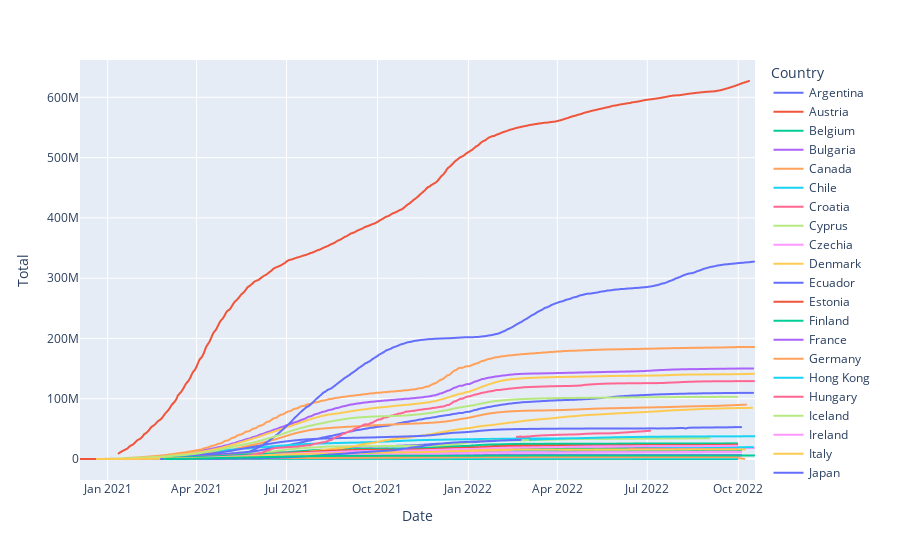

Source (notebook cell):
### Code cell
px.line(df, x='Date',y='Total',color='Country' )

### Figure 1 — Plotly figure (JSON) as saved in the notebook; plotly's stock layout.template omitted (floating-point values rounded to 4 significant figures; data arrays with more than 128 entries replaced by an {"elided": "..."} marker saying what was removed)
{"data": [{"hovertemplate": "Country=Argentina<br>Date=%{x}<br>Total=%{y}<extra></extra>", "legendgroup": "Argentina", "line": {"color": "#636efa", "dash": "solid"}, "marker": {"symbol": "circle"}, "mode": "lines", "name": "Argentina", "showlegend": true, "type": "scattergl", "x": {"elided": "3204 str values"}, "xaxis": "x", "y": {"elided": "3204 int values"}, "yaxis": "y"}, {"hovertemplate": "Country=Austria<br>Date=%{x}<br>Total=%{y}<extra></extra>", "legendgroup": "Austria", "line": {"color": "#EF553B", "dash": "solid"}, "marker": {"symbol": "circle"}, "mode": "lines", "name": "Austria", "showlegend": true, "type": "scattergl", "x": {"elided": "416 str values"}, "xaxis": "x", "y": {"elided": "416 int values"}, "yaxis": "y"}, {"hovertemplate": "Country=Belgium<br>Date=%{x}<br>Total=%{y}<extra></extra>", "legendgroup": "Belgium", "line": {"color": "#00cc96", "dash": "solid"}, "marker": {"symbol": "circle"}, "mode": "lines", "name": "Belgium", "showlegend": true, "type": "scattergl", "x": {"elided": "358 str values"}, "xaxis": "x", "y": {"elided": "358 int values"}, "yaxis": "y"}, {"hovertemplate": "Country=Bulgaria<br>Date=%{x}<br>Total=%{y}<extra></extra>", "legendgroup": "Bulgaria", "line": {"color": "#ab63fa", "dash": "solid"}, "marker": {"symbol": "circle"}, "mode": "lines", "name": "Bulgaria", "showlegend": true, "type": "scattergl", "x": {"elided": "306 str values"}, "xaxis": "x", "y": {"elided": "306 int values"}, "yaxis": "y"}, {"hovertemplate": "Country=Canada<br>Date=%{x}<br>Total=%{y}<extra></extra>", "legendgroup": "Canada", "line": {"color": "#FFA15A", "dash": "solid"}, "marker": {"symbol": "circle"}, "mode": "lines", "name": "Canada", "showlegend": true, "type": "scattergl", "x": {"elided": "260 str values"}, "xaxis": "x", "y": {"elided": "260 int values"}, "yaxis": "y"}, {"hovertemplate": "Country=Chile<br>Date=%{x}<br>Total=%{y}<extra></extra>", "legendgroup": "Chile", "line": {"color": "#19d3f3", "dash": "solid"}, "marker": {"symbol": "circle"}, "mode": "lines", "name": "Chile", "showlegend": true, "type": "scattergl", "x": {"elided": "1504 str values"}, "xaxis": "x", "y": {"elided": "1504 int values"}, "yaxis": "y"}, {"hovertemplate": "Country=Croatia<br>Date=%{x}<br>Total=%{y}<extra></extra>", "legendgroup": "Croatia", "line": {"color": "#FF6692", "dash": "solid"}, "marker": {"symbol": "circle"}, "mode": "lines", "name": "Croatia", "showlegend": true, "type": "scattergl", "x": {"elided": "402 str values"}, "xaxis": "x", "y": {"elided": "402 int values"}, "yaxis": "y"}, {"hovertemplate": "Country=Cyprus<br>Date=%{x}<br>Total=%{y}<extra></extra>", "legendgroup": "Cyprus", "line": {"color": "#B6E880", "dash": "solid"}, "marker": {"symbol": "circle"}, "mode": "lines", "name": "Cyprus", "showlegend": true, "type": "scattergl", "x": {"elided": "320 str values"}, "xaxis": "x", "y": {"elided": "320 int values"}, "yaxis": "y"}, {"hovertemplate": "Country=Czechia<br>Date=%{x}<br>Total=%{y}<extra></extra>", "legendgroup": "Czechia", "line": {"color": "#FF97FF", "dash": "solid"}, "marker": {"symbol": "circle"}, "mode": "lines", "name": "Czechia", "showlegend": true, "type": "scattergl", "x": {"elided": "2605 str values"}, "xaxis": "x", "y": {"elided": "2605 int values"}, "yaxis": "y"}, {"hovertemplate": "Country=Denmark<br>Date=%{x}<br>Total=%{y}<extra></extra>", "legendgroup": "Denmark", "line": {"color": "#FECB52", "dash": "solid"}, "marker": {"symbol": "circle"}, "mode": "lines", "name": "Denmark", "showlegend": true, "type": "scattergl", "x": {"elided": "351 str values"}, "xaxis": "x", "y": {"elided": "351 int values"}, "yaxis": "y"}, {"hovertemplate": "Country=Ecuador<br>Date=%{x}<br>Total=%{y}<extra></extra>", "legendgroup": "Ecuador", "line": {"color": "#636efa", "dash": "solid"}, "marker": {"symbol": "circle"}, "mode": "lines", "name": "Ecuador", "showlegend": true, "type": "scattergl", "x": {"elided": "1179 str values"}, "xaxis": "x", "y": {"elided": "1179 int values"}, "yaxis": "y"}, {"hovertemplate": "Country=Estonia<br>Date=%{x}<br>Total=%{y}<extra></extra>", "legendgroup": "Estonia", "line": {"color": "#EF553B", "dash": "solid"}, "marker": {"symbol": "circle"}, "mode": "lines", "name": "Estonia", "showlegend": true, "type": "scattergl", "x": {"elided": "347 str values"}, "xaxis": "x", "y": {"elided": "347 int values"}, "yaxis": "y"}, {"hovertemplate": "Country=Finland<br>Date=%{x}<br>Total=%{y}<extra></extra>", "legendgroup": "Finland", "line": {"color": "#00cc96", "dash": "solid"}, "marker": {"symbol": "circle"}, "mode": "lines", "name": "Finland", "showlegend": true, "type": "scattergl", "x": {"elided": "247 str values"}, "xaxis": "x", "y": {"elided": "247 int values"}, "yaxis": "y"}, {"hovertemplate": "Country=France<br>Date=%{x}<br>Total=%{y}<extra></extra>", "legendgroup": "France", "line": {"color": "#ab63fa", "dash": "solid"}, "marker": {"symbol": "circle"}, "mode": "lines", "name": "France", "showlegend": true, "type": "scattergl", "x": {"elided": "2426 str values"}, "xaxis": "x", "y": {"elided": "2426 int values"}, "yaxis": "y"}, {"hovertemplate": "Country=Germany<br>Date=%{x}<br>Total=%{y}<extra></extra>", "legendgroup": "Germany", "line": {"color": "#FFA15A", "dash": "solid"}, "marker": {"symbol": "circle"}, "mode": "lines", "name": "Germany", "showlegend": true, "type": "scattergl", "x": {"elided": "2753 str values"}, "xaxis": "x", "y": {"elided": "2753 int values"}, "yaxis": "y"}, {"hovertemplate": "Country=Hong Kong<br>Date=%{x}<br>Total=%{y}<extra></extra>", "legendgroup": "Hong Kong", "line": {"color": "#19d3f3", "dash": "solid"}, "marker": {"symbol": "circle"}, "mode": "lines", "name": "Hong Kong", "showlegend": true, "type": "scattergl", "x": {"elided": "1179 str values"}, "xaxis": "x", "y": {"elided": "1179 int values"}, "yaxis": "y"}, {"hovertemplate": "Country=Hungary<br>Date=%{x}<br>Total=%{y}<extra></extra>", "legendgroup": "Hungary", "line": {"color": "#FF6692", "dash": "solid"}, "marker": {"symbol": "circle"}, "mode": "lines", "name": "Hungary", "showlegend": true, "type": "scattergl", "x": {"elided": "449 str values"}, "xaxis": "x", "y": {"elided": "449 int values"}, "yaxis": "y"}, {"hovertemplate": "Country=Iceland<br>Date=%{x}<br>Total=%{y}<extra></extra>", "legendgroup": "Iceland", "line": {"color": "#B6E880", "dash": "solid"}, "marker": {"symbol": "circle"}, "mode": "lines", "name": "Iceland", "showlegend": true, "type": "scattergl", "x": {"elided": "151 str values"}, "xaxis": "x", "y": {"elided": "151 int values"}, "yaxis": "y"}, {"hovertemplate": "Country=Ireland<br>Date=%{x}<br>Total=%{y}<extra></extra>", "legendgroup": "Ireland", "line": {"color": "#FF97FF", "dash": "solid"}, "marker": {"symbol": "circle"}, "mode": "lines", "name": "Ireland", "showlegend": true, "type": "scattergl", "x": {"elided": "354 str values"}, "xaxis": "x", "y": {"elided": "354 int values"}, "yaxis": "y"}, {"hovertemplate": "Country=Italy<br>Date=%{x}<br>Total=%{y}<extra></extra>", "legendgroup": "Italy", "line": {"color": "#FECB52", "dash": "solid"}, "marker": {"symbol": "circle"}, "mode": "lines", "name": "Italy", "showlegend": true, "type": "scattergl", "x": {"elided": "2238 str values"}, "xaxis": "x", "y": {"elided": "2238 int values"}, "yaxis": "y"}, {"hovertemplate": "Country=Japan<br>Date=%{x}<br>Total=%{y}<extra></extra>", "legendgroup": "Japan", "line": {"color": "#636efa", "dash": "solid"}, "marker": {"symbol": "circle"}, "mode": "lines", "name": "Japan", "showlegend": true, "type": "scattergl", "x": {"elided": "1581 str values"}, "xaxis": "x", "y": {"elided": "1581 int values"}, "yaxis": "y"}, {"hovertemplate": "Country=Latvia<br>Date=%{x}<br>Total=%{y}<extra></extra>", "legendgroup": "Latvia", "line": {"color": "#EF553B", "dash": "solid"}, "marker": {"symbol": "circle"}, "mode": "lines", "name": "Latvia", "showlegend": true, "type": "scattergl", "x": {"elided": "2006 str values"}, "xaxis": "x", "y": {"elided": "2006 int values"}, "yaxis": "y"}, {"hovertemplate": "Country=Liechtenstein<br>Date=%{x}<br>Total=%{y}<extra></extra>", "legendgroup": "Liechtenstein", "line": {"color": "#00cc96", "dash": "solid"}, "marker": {"symbol": "circle"}, "mode": "lines", "name": "Liechtenstein", "showlegend": true, "type": "scattergl", "x": {"elided": "177 str values"}, "xaxis": "x", "y": {"elided": "177 int values"}, "yaxis": "y"}, {"hovertemplate": "Country=Lithuania<br>Date=%{x}<br>Total=%{y}<extra></extra>", "legendgroup": "Lithuania", "line": {"color": "#ab63fa", "dash": "solid"}, "marker": {"symbol": "circle"}, "mode": "lines", "name": "Lithuania", "showlegend": true, "type": "scattergl", "x": {"elided": "314 str values"}, "xaxis": "x", "y": {"elided": "314 int values"}, "yaxis": "y"}, {"hovertemplate": "Country=Luxembourg<br>Date=%{x}<br>Total=%{y}<extra></extra>", "legendgroup": "Luxembourg", "line": {"color": "#FFA15A", "dash": "solid"}, "marker": {"symbol": "circle"}, "mode": "lines", "name": "Luxembourg", "showlegend": true, "type": "scattergl", "x": {"elided": "343 str values"}, "xaxis": "x", "y": {"elided": "343 int values"}, "yaxis": "y"}, {"hovertemplate": "Country=Malta<br>Date=%{x}<br>Total=%{y}<extra></extra>", "legendgroup": "Malta", "line": {"color": "#19d3f3", "dash": "solid"}, "marker": {"symbol": "circle"}, "mode": "lines", "name": "Malta", "showlegend": true, "type": "scattergl", "x": {"elided": "335 str values"}, "xaxis": "x", "y": {"elided": "335 int values"}, "yaxis": "y"}, {"hovertemplate": "Country=Nepal<br>Date=%{x}<br>Total=%{y}<extra></extra>", "legendgroup": "Nepal", "line": {"color": "#FF6692", "dash": "solid"}, "marker": {"symbol": "circle"}, "mode": "lines", "name": "Nepal", "showlegend": true, "type": "scattergl", "x": {"elided": "497 str values"}, "xaxis": "x", "y": {"elided": "497 int values"}, "yaxis": "y"}, {"hovertemplate": "Country=Netherlands<br>Date=%{x}<br>Total=%{y}<extra></extra>", "legendgroup": "Netherlands", "line": {"color": "#B6E880", "dash": "solid"}, "marker": {"symbol": "circle"}, "mode": "lines", "name": "Netherlands", "showlegend": true, "type": "scattergl", "x": {"elided": "324 str values"}, "xaxis": "x", "y": {"elided": "324 int values"}, "yaxis": "y"}, {"hovertemplate": "Country=Norway<br>Date=%{x}<br>Total=%{y}<extra></extra>", "legendgroup": "Norway", "line": {"color": "#FF97FF", "dash": "solid"}, "marker": {"symbol": "circle"}, "mode": "lines", "name": "Norway", "showlegend": true, "type": "scattergl", "x": {"elided": "348 str values"}, "xaxis": "x", "y": {"elided": "348 int values"}, "yaxis": "y"}, {"hovertemplate": "Country=Peru<br>Date=%{x}<br>Total=%{y}<extra></extra>", "legendgroup": "Peru", "line": {"color": "#FECB52", "dash": "solid"}, "marker": {"symbol": "circle"}, "mode": "lines", "name": "Peru", "showlegend": true, "type": "scattergl", "x": {"elided": "1866 str values"}, "xaxis": "x", "y": {"elided": "1866 int values"}, "yaxis": "y"}, {"hovertemplate": "Country=Poland<br>Date=%{x}<br>Total=%{y}<extra></extra>", "legendgroup": "Poland", "line": {"color": "#636efa", "dash": "solid"}, "marker": {"symbol": "circle"}, "mode": "lines", "name": "Poland", "showlegend": true, "type": "scattergl", "x": {"elided": "424 str values"}, "xaxis": "x", "y": {"elided": "424 int values"}, "yaxis": "y"}, {"hovertemplate": "Country=Portugal<br>Date=%{x}<br>Total=%{y}<extra></extra>", "legendgroup": "Portugal", "line": {"color": "#EF553B", "dash": "solid"}, "marker": {"symbol": "circle"}, "mode": "lines", "name": "Portugal", "showlegend": true, "type": "scattergl", "x": {"elided": "623 str values"}, "xaxis": "x", "y": {"elided": "623 int values"}, "yaxis": "y"}, {"hovertemplate": "Country=Romania<br>Date=%{x}<br>Total=%{y}<extra></extra>", "legendgroup": "Romania", "line": {"color": "#00cc96", "dash": "solid"}, "marker": {"symbol": "circle"}, "mode": "lines", "name": "Romania", "showlegend": true, "type": "scattergl", "x": {"elided": "1715 str values"}, "xaxis": "x", "y": {"elided": "1715 int values"}, "yaxis": "y"}, {"hovertemplate": "Country=Slovakia<br>Date=%{x}<br>Total=%{y}<extra></extra>", "legendgroup": "Slovakia", "line": {"color": "#ab63fa", "dash": "solid"}, "marker": {"symbol": "circle"}, "mode": "lines", "name": "Slovakia", "showlegend": true, "type": "scattergl", "x": {"elided": "383 str values"}, "xaxis": "x", "y": {"elided": "383 int values"}, "yaxis": "y"}, {"hovertemplate": "Country=Slovenia<br>Date=%{x}<br>Total=%{y}<extra></extra>", "legendgroup": "Slovenia", "line": {"color": "#FFA15A", "dash": "solid"}, "marker": {"symbol": "circle"}, "mode": "lines", "name": "Slovenia", "showlegend": true, "type": "scattergl", "x": {"elided": "330 str values"}, "xaxis": "x", "y": {"elided": "330 int values"}, "yaxis": "y"}, {"hovertemplate": "Country=South Africa<br>Date=%{x}<br>Total=%{y}<extra></extra>", "legendgroup": "South Africa", "line": {"color": "#19d3f3", "dash": "solid"}, "marker": {"symbol": "circle"}, "mode": "lines", "name": "South Africa", "showlegend": true, "type": "scattergl", "x": {"elided": "410 str values"}, "xaxis": "x", "y": {"elided": "410 int values"}, "yaxis": "y"}, {"hovertemplate": "Country=South Korea<br>Date=%{x}<br>Total=%{y}<extra></extra>", "legendgroup": "South Korea", "line": {"color": "#FF6692", "dash": "solid"}, "marker": {"symbol": "circle"}, "mode": "lines", "name": "South Korea", "showlegend": true, "type": "scattergl", "x": {"elided": "2493 str values"}, "xaxis": "x", "y": {"elided": "2493 int values"}, "yaxis": "y"}, {"hovertemplate": "Country=Spain<br>Date=%{x}<br>Total=%{y}<extra></extra>", "legendgroup": "Spain", "line": {"color": "#B6E880", "dash": "solid"}, "marker": {"symbol": "circle"}, "mode": "lines", "name": "Spain", "showlegend": true, "type": "scattergl", "x": {"elided": "299 str values"}, "xaxis": "x", "y": {"elided": "299 int values"}, "yaxis": "y"}, {"hovertemplate": "Country=Sweden<br>Date=%{x}<br>Total=%{y}<extra></extra>", "legendgroup": "Sweden", "line": {"color": "#FF97FF", "dash": "solid"}, "marker": {"symbol": "circle"}, "mode": "lines", "name": "Sweden", "showlegend": true, "type": "scattergl", "x": {"elided": "241 str values"}, "xaxis": "x", "y": {"elided": "241 int values"}, "yaxis": "y"}, {"hovertemplate": "Country=Switzerland<br>Date=%{x}<br>Total=%{y}<extra></extra>", "legendgroup": "Switzerland", "line": {"color": "#FECB52", "dash": "solid"}, "marker": {"symbol": "circle"}, "mode": "lines", "name": "Switzerland", "showlegend": true, "type": "scattergl", "x": {"elided": "1685 str values"}, "xaxis": "x", "y": {"elided": "1685 int values"}, "yaxis": "y"}, {"hovertemplate": "Country=Ukraine<br>Date=%{x}<br>Total=%{y}<extra></extra>", "legendgroup": "Ukraine", "line": {"color": "#636efa", "dash": "solid"}, "marker": {"symbol": "circle"}, "mode": "lines", "name": "Ukraine", "showlegend": true, "type": "scattergl", "x": {"elided": "1491 str values"}, "xaxis": "x", "y": {"elided": "1491 int values"}, "yaxis": "y"}, {"hovertemplate": "Country=United States<br>Date=%{x}<br>Total=%{y}<extra></extra>", "legendgroup": "United States", "line": {"color": "#EF553B", "dash": "solid"}, "marker": {"symbol": "circle"}, "mode": "lines", "name": "United States", "showlegend": true, "type": "scattergl", "x": {"elided": "1430 str values"}, "xaxis": "x", "y": {"elided": "1430 int values"}, "yaxis": "y"}, {"hovertemplate": "Country=Uruguay<br>Date=%{x}<br>Total=%{y}<extra></extra>", "legendgroup": "Uruguay", "line": {"color": "#00cc96", "dash": "solid"}, "marker": {"symbol": "circle"}, "mode": "lines", "name": "Uruguay", "showlegend": true, "type": "scattergl", "x": {"elided": "1186 str values"}, "xaxis": "x", "y": {"elided": "1186 int values"}, "yaxis": "y"}], "layout": {"legend": {"title": {"text": "Country"}, "tracegroupgap": 0}, "margin": {"t": 60}, "xaxis": {"anchor": "y", "domain": [0, 1], "title": {"text": "Date"}}, "yaxis": {"anchor": "x", "domain": [0, 1], "title": {"text": "Total"}}}}
